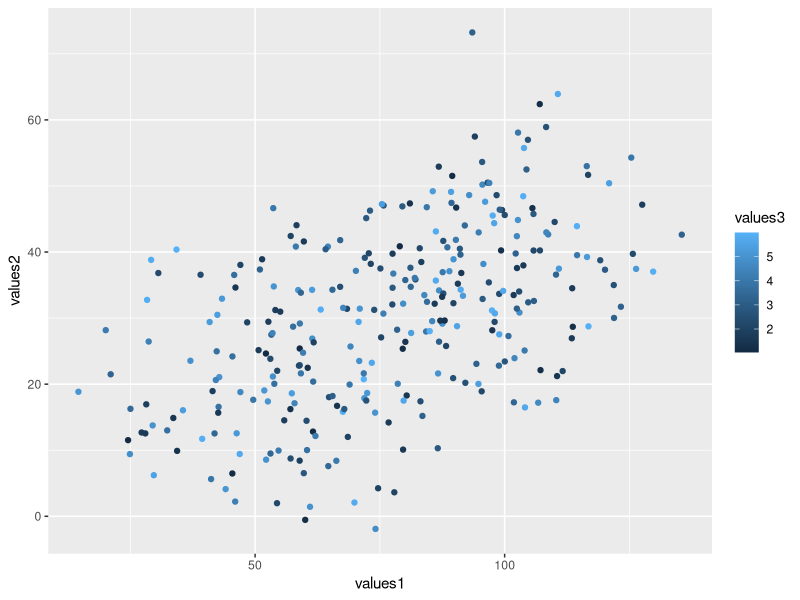
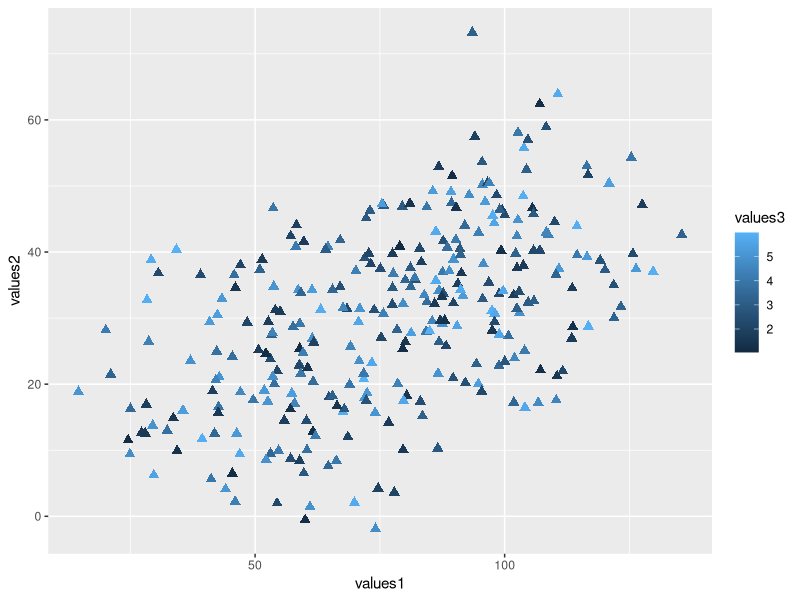
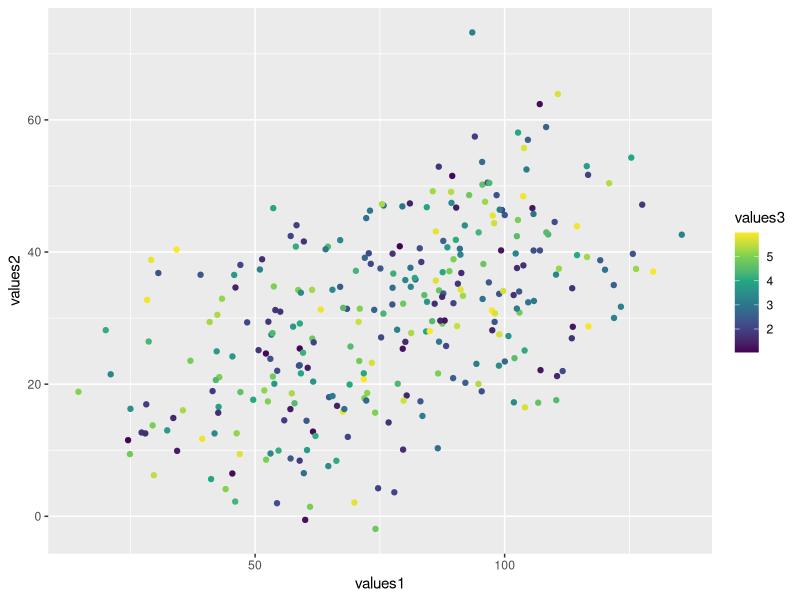

The R script that drew these images, in order:
## ---- chunk 1
knitr::opts_chunk$set(echo = TRUE, fig.align='center')

# title: Creating a color-graded scatter plot
# author: jonathan
# revised: 20/2/2020 

WEB <- c("https://bioceed.uib.no/dropfolder/bioSTATS/Rmd/Basic/Visualizing/Simple/color-graded-scatter.html")
GIT <- c("https://github.com/jonathansoule/biostats/blob/master/Basic/Visualizing/Simple/color-graded-scatter.Rmd")
library(ggplot2)
## ---- chunk 2
# variable 1
values1 <- c(rnorm(100, mean=50, sd=15), rnorm(100, mean=75, sd=15), rnorm(100, mean=100, sd=15))
# variable 2
values2 <- c(rnorm(100, mean=20, sd=10), rnorm(100, mean=30, sd=10),rnorm(100, mean=40, sd=10))
# variable 3
values3 <- runif(300, min = 1, max = 6)
# dataframe
df <- data.frame(values1, values2, values3)
## ---- chunk 3
ggplot(df, aes(values1, values2)) +
  geom_point(aes(color = values3))
## ---- chunk 4
ggplot(df, aes(values1, values2)) +
  geom_point(aes(color = values3), size = 2.5, shape = 17)   
## ---- chunk 5
ggplot(df, aes(values1, values2)) +
  geom_point(aes(color = values3)) +
  scale_color_viridis_c()  
